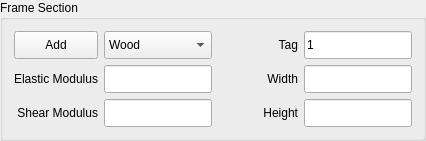
          <widget class="QGroupBox" name="groupBox_5">
           <property name="title">
            <string>Frame Section</string>
           </property>
           <layout class="QVBoxLayout" name="verticalLayout_5">
            <item>
             <layout class="QGridLayout" name="gridLayout_3">
              <item row="0" column="0">
               <widget class="QPushButton" name="button_add_frame_section">
                <property name="sizePolicy">
                 <sizepolicy hsizetype="Preferred" vsizetype="Fixed">
                  <horstretch>0</horstretch>
                  <verstretch>0</verstretch>
                 </sizepolicy>
                </property>
                <property name="minimumSize">
                 <size>
                  <width>80</width>
                  <height>28</height>
                 </size>
                </property>
                <property name="maximumSize">
                 <size>
                  <width>120</width>
                  <height>50</height>
                 </size>
                </property>
                <property name="text">
                 <string>Add</string>
                </property>
               </widget>
              </item>
              <item row="0" column="1">
               <widget class="QComboBox" name="box_material_type">
                <property name="sizePolicy">
                 <sizepolicy hsizetype="Preferred" vsizetype="Fixed">
                  <horstretch>0</horstretch>
                  <verstretch>0</verstretch>
                 </sizepolicy>
                </property>
                <property name="minimumSize">
                 <size>
                  <width>80</width>
                  <height>28</height>
                 </size>
                </property>
                <property name="maximumSize">
                 <size>
                  <width>120</width>
                  <height>50</height>
                 </size>
                </property>
                <item>
                 <property name="text">
                  <string>Wood</string>
                 </property>
                </item>
                <item>
                 <property name="text">
                  <string>Steel</string>
                 </property>
                </item>
               </widget>
              </item>
              <item row="0" column="2">
               <widget class="QLabel" name="label_8">
                <property name="minimumSize">
                 <size>
                  <width>80</width>
                  <height>28</height>
                 </size>
                </property>
                <property name="maximumSize">
                 <size>
                  <width>120</width>
                  <height>50</height>
                 </size>
                </property>
                <property name="text">
                 <string>Tag</string>
                </property>
                <property name="alignment">
                 <set>Qt::AlignRight|Qt::AlignTrailing|Qt::AlignVCenter</set>
                </property>
               </widget>
              </item>
              <item row="0" column="3">
               <widget class="QLineEdit" name="input_frame_section_tag">
                <property name="minimumSize">
                 <size>
                  <width>80</width>
                  <height>28</height>
                 </size>
                </property>
                <property name="maximumSize">
                 <size>
                  <width>120</width>
                  <height>50</height>
                 </size>
                </property>
                <property name="text">
                 <string>1</string>
                </property>
               </widget>
              </item>
              <item row="1" column="0">
               <widget class="QLabel" name="label_4">
                <property name="minimumSize">
                 <size>
                  <width>80</width>
                  <height>28</height>
                 </size>
                </property>
                <property name="maximumSize">
                 <size>
                  <width>120</width>
                  <height>50</height>
                 </size>
                </property>
                <property name="text">
                 <string>Elastic Modulus</string>
                </property>
                <property name="alignment">
                 <set>Qt::AlignRight|Qt::AlignTrailing|Qt::AlignVCenter</set>
                </property>
               </widget>
              </item>
              <item row="1" column="1">
               <widget class="QLineEdit" name="input_e">
                <property name="minimumSize">
                 <size>
                  <width>80</width>
                  <height>28</height>
                 </size>
                </property>
                <property name="maximumSize">
                 <size>
                  <width>120</width>
                  <height>50</height>
                 </size>
                </property>
                <property name="text">
                 <string/>
                </property>
               </widget>
              </item>
              <item row="1" column="2">
               <widget class="QLabel" name="label_w">
                <property name="enabled">
                 <bool>true</bool>
                </property>
                <property name="minimumSize">
                 <size>
                  <width>80</width>
                  <height>28</height>
                 </size>
                </property>
                <property name="maximumSize">
                 <size>
                  <width>120</width>
                  <height>50</height>
                 </size>
                </property>
                <property name="text">
                 <string>Width</string>
                </property>
                <property name="alignment">
                 <set>Qt::AlignRight|Qt::AlignTrailing|Qt::AlignVCenter</set>
                </property>
               </widget>
              </item>
              <item row="1" column="3">
               <widget class="QLineEdit" name="input_w">
                <property name="enabled">
                 <bool>true</bool>
                </property>
                <property name="minimumSize">
                 <size>
                  <width>80</width>
                  <height>28</height>
                 </size>
                </property>
                <property name="maximumSize">
                 <size>
                  <width>120</width>
                  <height>50</height>
                 </size>
                </property>
                <property name="text">
                 <string/>
                </property>
               </widget>
              </item>
              <item row="2" column="0">
               <widget class="QLabel" name="label_g">
                <property name="enabled">
                 <bool>true</bool>
                </property>
                <property name="minimumSize">
                 <size>
                  <width>80</width>
                  <height>28</height>
                 </size>
                </property>
                <property name="maximumSize">
                 <size>
                  <width>120</width>
                  <height>50</height>
                 </size>
                </property>
                <property name="text">
                 <string>Shear Modulus</string>
                </property>
                <property name="alignment">
                 <set>Qt::AlignRight|Qt::AlignTrailing|Qt::AlignVCenter</set>
                </property>
               </widget>
              </item>
              <item row="2" column="1">
               <widget class="QLineEdit" name="input_g">
                <property name="enabled">
                 <bool>true</bool>
                </property>
                <property name="minimumSize">
                 <size>
                  <width>80</width>
                  <height>28</height>
                 </size>
                </property>
                <property name="maximumSize">
                 <size>
                  <width>120</width>
                  <height>50</height>
                 </size>
                </property>
                <property name="text">
                 <string/>
                </property>
               </widget>
              </item>
              <item row="2" column="2">
               <widget class="QLabel" name="label_h">
                <property name="enabled">
                 <bool>true</bool>
                </property>
                <property name="minimumSize">
                 <size>
                  <width>80</width>
                  <height>28</height>
                 </size>
                </property>
                <property name="maximumSize">
                 <size>
                  <width>120</width>
                  <height>50</height>
                 </size>
                </property>
                <property name="text">
                 <string>Height</string>
                </property>
                <property name="alignment">
                 <set>Qt::AlignRight|Qt::AlignTrailing|Qt::AlignVCenter</set>
                </property>
               </widget>
              </item>
              <item row="2" column="3">
               <widget class="QLineEdit" name="input_h">
                <property name="enabled">
                 <bool>true</bool>
                </property>
                <property name="minimumSize">
                 <size>
                  <width>80</width>
                  <height>28</height>
                 </size>
                </property>
                <property name="maximumSize">
                 <size>
                  <width>120</width>
                  <height>50</height>
                 </size>
                </property>
                <property name="text">
                 <string/>
                </property>
               </widget>
              </item>
             </layout>
            </item>
           </layout>
          </widget>
